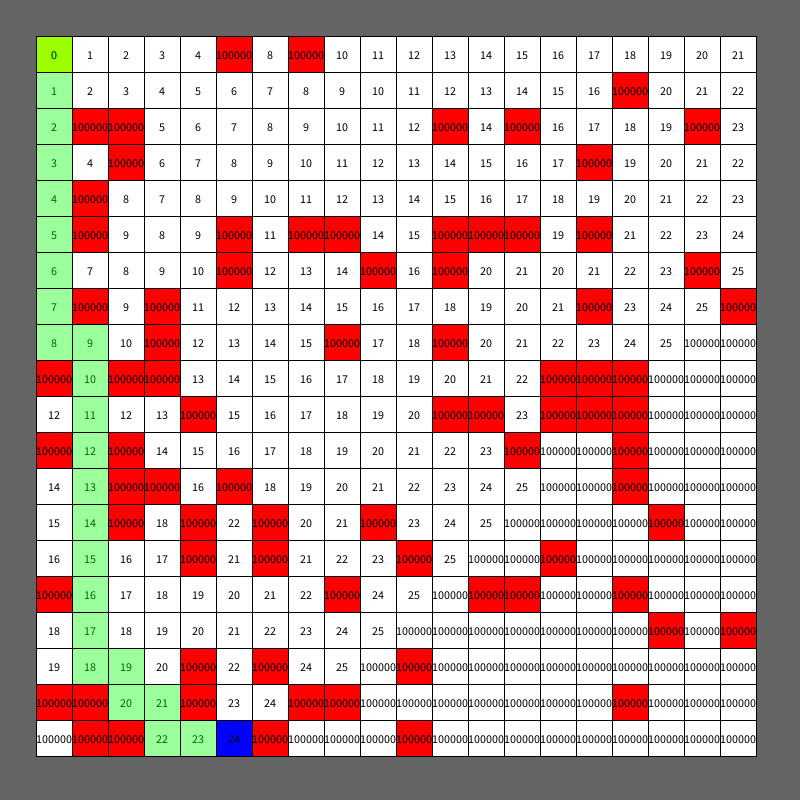
Frame 1 (no input)
Frame 60 (the mouse pressed at the canvas centre just before this capture): identical to frame 1, image omitted
Frame 120 (the mouse held since frame 60 and released just before this capture): identical to frame 1, image omitted

The Processing sketch that drew this single still picture (run headless with seeded random() and noise(); from frame 60 on, the mouse is pressed at the canvas centre):

// Processing sketch: Pathfinding
// ── Pathfinding.pde
 //<>// //<>//
boolean[][] grid;

int w, h;
float s;

void setup() {
  size(800, 800);
  w = 20;
  h = 20;

  s = width / (w+2);

  grid = new boolean[w][h];
  for (int i = 0; i < w; i++) {
    for (int j = 0; j < h; j++) {
      grid[i][j] = random(1) < .2;
    }
  }

  int num_cells = w * h;
  steps = new int[num_cells][num_cells];
  indices = new int[num_cells][num_cells];

  visited = new ArrayList<Integer>();
  distance = new ArrayList<Integer>();
  to_visit = new ArrayList<Integer>();
  to_visit_dist = new ArrayList<Integer>();
  temp_distance = new int[num_cells];
  for (int i = 0; i < num_cells; i++) {
    temp_distance[i] = 100000;
  }
  temp_distance[0] = 0;

  int source_ind = 0;
  target_ind = int(floor(random(num_cells)));

  PVector source = ind2sub(source_ind);
  PVector target = ind2sub(target_ind);

  source_x = int(source.x); 
  source_y = int(source.y);
  target_x = int(target.x); 
  target_y = int(target.y);

  grid[source_x][source_y] = false;
  grid[target_x][target_y] = false;
  to_visit.add(source_x);
  to_visit_dist.add(0);

  dists_to_draw = PathFind(source_ind, target_ind);
  path = FindPath(dists_to_draw, source_ind, target_ind);
}

int target_ind;
int[] dists_to_draw;
int[] path;


ArrayList<Integer> visited;
ArrayList<Integer> distance;
ArrayList<Integer> to_visit;
ArrayList<Integer> to_visit_dist;

int[] temp_distance;

int source_x, source_y;
int target_x, target_y;

int sub2ind(int x, int y) {
  return x + w * y;
}

PVector ind2sub(int i) {
  return new PVector(i % w, floor(i / w));
}

void draw() {
  background(100);

  for (int i = 0; i < w; i++) {
    for (int j = 0; j < h; j++) {
      if (grid[i][j]) fill(255, 0, 0);
      else            fill(255, 255, 255);

      rect((i+1) * s, (j + 1) * s, s, s);
    }
  }

  fill(0, 255, 0);
  rect((source_x + 1) * s, (source_y + 1) * s, s, s);
  fill(0, 0, 255);
  rect((target_x + 1) * s, (target_y + 1) * s, s, s);

  PVector ns = ind2sub(next_site);
  fill(255, 255, 0);
  rect(int(ns.x + 1) * s, (int(ns.y + 1) * s), s, s);

  textAlign(CENTER, CENTER);
  fill(0);
  for (int i = 0; i < to_visit.size(); i++) {
    PVector p = ind2sub(to_visit.get(i));
    text(to_visit_dist.get(i), (p.x + 1.5) * s, (p.y + 1.5) * s);
  }

  for (int x = 0; x < 20; x++) {
    for (int y = 0; y < 20; y++) {
      text(dists_to_draw[sub2ind(x, y)], (x + 1.5) * s, (y + 1.5) * s);
    }
  }

  for (int i = 0; i < dists_to_draw[target_ind]; i++) {
    PVector p = ind2sub(path[i]);
    fill(0, 255, 0, 100);
    rect((p.x+1) * s, (p.y + 1) * s, s, s);
  }

  for (int i = 0; i < visited.size(); i++) {
    PVector p = ind2sub(visited.get(i));
    fill(0, 255, 255, distance.get(i) * 5);
    rect((p.x + 1) * s, (p.y + 1) * s, s, s);
  }

  //pathFindStep();
  //if ((frame++ % 100) == 0)
  //{ pathFindStep(); }
}
int frame = 0;

int[][] steps;
int[][] indices;

int next_site = 0;

void pathFindStep() {
  int smallest = 1000000;
  next_site = 0;
  int index = 0;
  for (int i = 0; i < to_visit.size(); i++) {
    if (to_visit_dist.get(i) < smallest) {
      if (!visited.contains(to_visit.get(i))) {
        smallest = to_visit_dist.get(i);
        next_site = to_visit.get(i);
        index = i;
      }
    }
  }

  PVector ns = ind2sub(next_site);
  int x = int(ns.x); 
  int y = int(ns.y);
  for (int i = -1; i <= 1; i++) {
    for (int j = -1; j <= 1; j++) {
      if (!(i == 0 && j == 0) && !(i != 0 && j!= 0)) {
        int nx = x + i;
        int ny = y + j;
        if (!(nx < 0 || nx >= w || ny < 0 || ny >= h)) {
          if (!grid[nx][ny]) {
            if (!visited.contains(next_site)) {
              int n_ind = sub2ind(nx, ny);
              if (smallest + 1 < temp_distance[n_ind]) {
                temp_distance[n_ind] = smallest+1;
                to_visit.add(n_ind);
                to_visit_dist.add(smallest + 1);
              }
            }
          }
        }
      }
    }
  }

  //to_visit.remove(next_site);
  //to_visit_dist.remove(smallest);
  visited.add(next_site);
  distance.add(smallest);
}

int[] PathFind(int source, int target) {
  int[] dists = new int[400];
  boolean[] have_visited = new boolean[400];

  for (int i = 0; i < 400; i++) {
    dists[i] = 100000;
    have_visited[i] = false;
  }

  dists[source] = 0;

  int next_index = 0;
  while (!have_visited[target]) {
    int smallest = 1000000;
    for (int i = 0; i < 400; i++) {
      if (dists[i] < smallest && !have_visited[i]) {
        smallest = dists[i];
        next_index = i;
      }
    }

    have_visited[next_index] = true;

    int n_i = 0;
    if (next_index % 20 > 0) {
      n_i = next_index - 1;
      if (isValid(n_i) && dists[n_i] > smallest + 1) dists[n_i] = smallest + 1;
    }
    if (next_index % 20 < 19) {
      n_i = next_index + 1;
      if (isValid(n_i) && dists[n_i] > smallest + 1) dists[n_i] = smallest + 1;
    }
    n_i = next_index - 20;
    if (isValid(n_i) && dists[n_i] > smallest + 1) dists[n_i] = smallest + 1;
    n_i = next_index + 20;
    if (isValid(n_i) && dists[n_i] > smallest + 1) dists[n_i] = smallest + 1;
  }

  return dists;
}

int[] FindPath(int[] dists, int source, int target) {
  int[] out = new int[dists[target]];

  int index = target;
  out[dists[target]-1] = target;
  for (int i = dists[target] - 1; i >= 0; i--) {
    if ((target % 20 > 0) && dists[index - 1] == i) {
      out[i] = index - 1;
      index = index - 1;
    } else if ((target % 20 < 19) && dists[index+1] == i) {
      out[i] = index + 1;
      index++;
    } else if ((target >= 20) && dists[index - 20] == i) {
      out[i] = index - 20;
      index -= 20;
    } else if ((target < 380) && dists[index + 20] == i) {
      out[i] = index + 20;
      index+= 20;
    }
  }

  return out;
}

boolean isValid(int i) {
  PVector xy = ind2sub(i);
  int x = int(xy.x); 
  int y = int(xy.y);
  return (!((x < 0) || (y < 0) || (x >= w) || (y >= h) || grid[x][y]));
}
